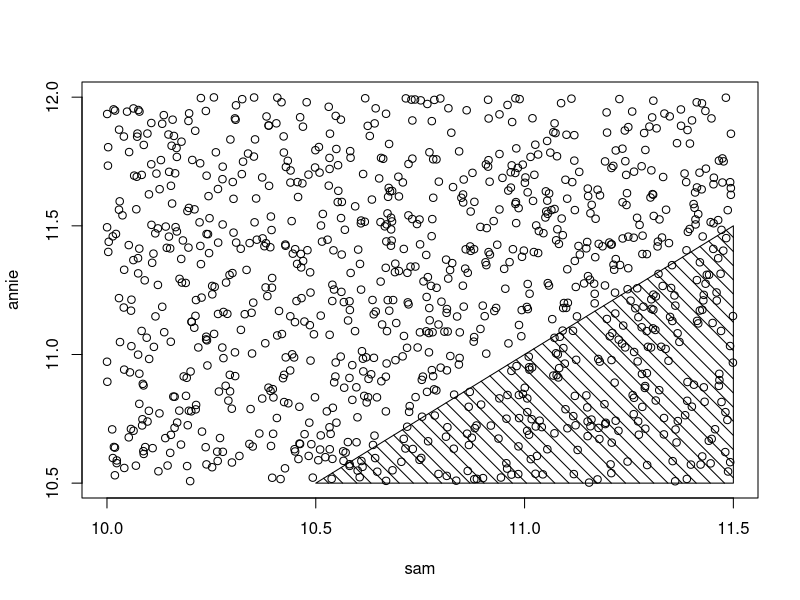
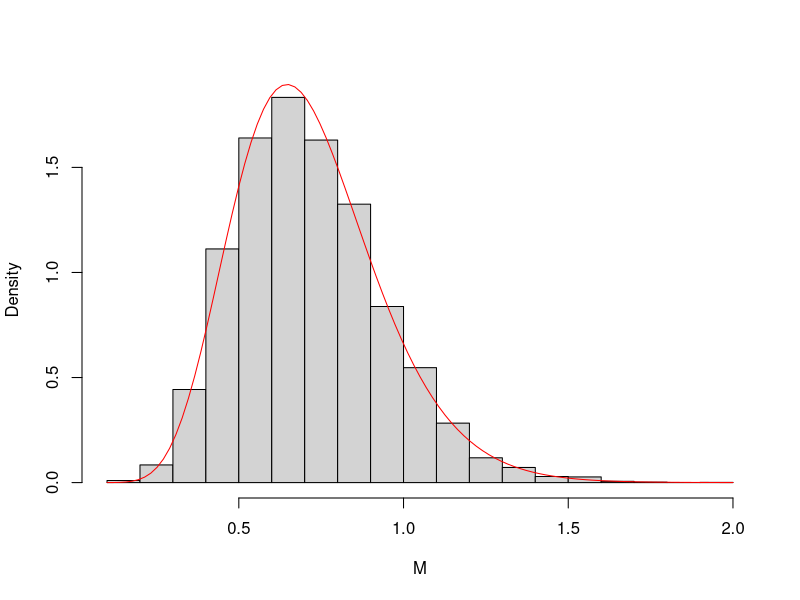
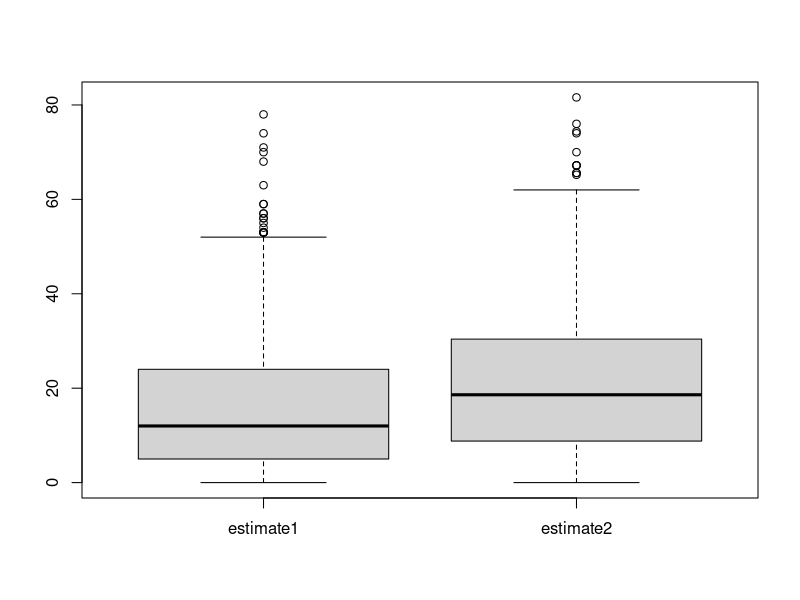

The R source for these figures, in order:
###############################################
###   MONTE CARLO METHODS IN INFERENCE      ###
###############################################

# Monte Carlo Methods may refer to any method in
# statistical inference or numerical analysis 
# where simulation is used.

# Here we just look at inference.
# Can use MC to estimate parameters of sampling
# distribution of a statistic, mean squared 
# error (MSE), percentiles, or other measures 
# of interest.

# In statistical inference there is uncertainty
# in an estimate. The methods we are going to 
# look at now use repeated sampling from a 
# given probability model, known as parametric 
# bootstrap, to investigate.

# We simulate the stochastic process that 
# generated the data, repeatedly drawing 
# samples under identical conditions.

# Other MC methods known as nonparametric 
# use repeated sampling from an observed sample.

### MONTE CARLO METHODS FOR ESTIMATION

## Let's begin with simply estimating a 
## probability. Sometimes this is referred 
## to as computing an expectation of a 
## random variable.

## If you have a random variable X with 
## a density function f(x) and we want to 
## compute the expectation of a function h(x)
## which models the probability of f(X),
## (or the area under the curve of f(x)), 
## then h(x) can be expressed as the integral
## of f(x).

## Sam and Annie from 'Sleepless in Seattle'

## Let A and S represent Sam's and Annie's 
## arrival times at the Empire State Building, 
## where we measure the arrival time as the
## number of hours after noon.

## We assume A and S are independent and 
## uniformly distributed and that Annie 
## arrives somewhere between 10:30 and midnight
## and Sam arrives somewhere between 10:00 and
## 11:30PM.

## Our Questions are:
# 1) What is the probability that Annie 
#    arrives before Sam?
# 2) What is expected difference in arrival 
#    times?

## FIRST QUESTION
# We simulate a large number of values from 
# distribution of (A,S) say, 1000,
# where A and S are independent:

sam = runif(1000, 10, 11.5)
annie = runif(1000, 10.5, 12)

# We want the probability P(A < S) which is 
# estimated by the proportion of simulated 
# pairs (a,s) where a is smaller than s

prob = sum(annie < sam) / 1000 # sum() is vectorized
prob

# [1] 0.224
# Estimated probability that Annie arrives 
# before Sam is 0.224

# shaded region shows area A < S

plot(sam,annie)
polygon(c(10.5, 11.5, 11.5, 10.5),
        c(10.5, 10.5, 11.5, 10.5), density = 10, angle = 135)

# standard error of this estimate is
sqrt(prob * (1 - prob) / 1000)
# [1] 0.01318423

## ESTIMATING AN EXPECTATION: Question #2
# What is the expected difference in the arrival 
# times?

# Annie more likely to arrive later, so we 
# model E(A-S)
difference = annie - sam

# Monte Carlo estimate is mean of these 
# differences
mc.est = mean(difference)
mc.est
# [1] 0.485206

# Estimated standard error is sd of diffs 
# divided by
# square root of simulation sample size:
se.est = sd(difference) / sqrt(1000)
c(mc.est, se.est)
# [1] 0.4852060 0.0194314

# So we estimate that Annie will arrive 0.485 
# hours after Sam arrives. Since standard error 
# is only 0.02 hours, we can be 95% confident 
# that the true difference is within 0.04 hours 
# of this estimate

#### GENERAL CASE WITH
#### STANDARD NORMAL DISTRIBUTIONS

# Suppose the X1, X2 are iid from a standard 
# normal distribution. We want to estimate 
# the mean difference E|X1 - X2| (expected 
# value of absolute difference)

### Example of Basic Monte Carlo estimation

# This one is easy. We generate a large number 
# of random samples of size 2 from a standard 
# normal distribution, then compute the 
# replicate pairs' mean differences, and then
# the mean of those differences.

m <- 1000
g <- numeric(m)
for (i in 1:m) {
  x <- rnorm(2)
  g[i] <- abs(x[1] - x[2])
}
est <- mean(g)
est

# [1] 1.098206
# this time we got 1.0982
# second time got 1.142562

# can prove by integration that it equals 
# 2/sqrt(pi) or 1.128379 and that the 
# variance is 2-4/(pi) and the standard
# error of the estimate is

sqrt(sum((g - mean(g))^2)) / m

# or [1] 0.02709247 is this example

### Example of Estimating the MSE of 
### a trimmed mean

# A trimmed mean can be used to estimate the 
# center of a continuous symmetric distribution 
# that is not normal

# You get a trimmed mean by averaging all but 
# the largest and smallest sample observations.

# Here the center is 0, we implement by writing 
# a for loop (could also use replicate() 
# function)

n <- 20   # vector is 20 long
m <- 1000 # go for 1000 replications
tmean <- numeric(m) # initialize numeric vector of 1000
for (i in 1:m) {  # loop through 1000 times
  x <- sort(rnorm(n)) # sort n is vector of 20
  tmean[i] <- sum(x[2:(n-1)]) / (n-2) # trim off 
}                                     # first & last
mse <- mean(tmean^2) # determine mse
mse
sqrt(sum((tmean - mean(tmean))^2)) / m    #se

# [1] 0.04978369 here mse is 0.049

# true mse Var(X)/n = 1/20 or 0.05 here

# standard error (est) is [1] 0.007055548

### Estimate MSE of trimmed median

# actually, median is a trimmed mean
# So here we repeat for the median

n <- 20
m <- 1000
tmean <- numeric(m)
for (i in 1:m) {
  x <- sort(rnorm(n))
  tmean[i] <- median(x) # only difference in this line
}
mse <- mean(tmean^2)
mse
sqrt(sum((tmean - mean(tmean))^2)) / m    #se

# here [1] 0.07411576 is median (est)

# and standard error (est) [1] 0.008608699

##### ESTIMATING A CONFIDENCE LEVEL

# Often need evaluate cdf of sampling distribution
# of a statistic, when density function is unknown.

# For example, often assume that sampled population
# is normally distributed. If population non-normal,
# true distribution of the estimator may be unknown.

# This is a problem of integration, when you can
# generate the distribution g(X) but the true
# function g(x) is unknown.

### Example of Confidence interval for variance

# Consider confidence interval for variance, is
# sensitive to mild departures from normality. Can
# use MC methods to estimate true confidence level
# when normal theory confidence interval for variance
# is applied to non-normal data.

# Here we calculate 95% Upper Confidence Limit (UCL)
# for random sample size n=20 from a n(0, var=4)
# distribution (sigma-squared is 4 in this case)

n <- 20      # sample size
alpha <- .05  # alpha when want 95% UCL
x <- rnorm(n, mean=0, sd=2) # normal, variance = 4
# qchisq() is quantile function for chi-sq dist w/ df
(UCL <- (n-1) * var(x) / qchisq(alpha, df=n-1))

# Do it several times, Upper Confidence Limit
# (UCL) all contain sigma-squared = 4

# If we do this large number of times, approximately
# 95% of the intervals should contain sigma-squared
# (=4) assuming sampled population is normal with a
# variance sigma-squared.

### Example of MC estimate of confidence level

# Simulation experiment: Repeat large number of times,
# compute the proportion of intervals that contain
# the target parameter

n <- 20
alpha <- .05
UCL <- replicate(1000, expr = { # we do above 1000 times
  x <- rnorm(n, mean = 0, sd = 2)
  (n-1) * var(x) / qchisq(alpha, df = n-1)
} )
# count the number of intervals that contain sigma^2=4
sum(UCL > 4)

# [1] 949

#or compute the mean to get the confidence level
mean(UCL > 4)

# [1] 0.949

# result is that 949 intervals satisfied (UCL > 4) so
# empirical confidence level is 94.9%, very close to
# theoretical value of 95%.

# Can show that standard error of the estimate
# at 95% UCL is exactly 0.00689

# Could also accomplish call above like this

# Use calcCI as function without replicate
calcCI <- function(n, alpha0) { # as a function
  y <- rnorm(n, mean = 0, sd = 2)
  return((n-1) * var(y) / qchisq(alpha, df = n-1))
} 

# put relicate, n, alpha here where call the function
UCL <- replicate(1000, expr = calcCI(n=20, alpha = .05))

# count the number of intervals that contain sigma^2=4
sum(UCL > 4)
mean(UCL > 4)

### Example of Empirical confidence level

# What happens is sampled population is non-normal?
# Suppose have sampled pop of chi-Sq(2) which has a
# variance of 4, but is distinctly non-normal.

# We simply repeat the simulation, replacing N(0,4)
# samples with Chi-Sq(2) samples

n <- 20
alpha <- .05
UCL <- replicate(1000, expr = {
  x <- rchisq(n, df = 2) # do not use rnorm() to sample
  (n-1) * var(x) / qchisq(alpha, df = n-1)
} )
sum(UCL > 4)
# [1] 794
mean(UCL > 4)
# [1] 0.794

# In this experiment, only 794 of the intervals contained
# the population variance, which is far less than the 95%
# coverage under normality.

## NOTE: all examples above are 'parametric' in sense that
## distribution of sampled population is specified. MC
## approach here is called 'parametric bootstrap'

## Is in contrast to the 'ordinary bootstrap' where samples
## are generated from observed samples where distribution 
## is NOT specified, is sometimes called 'non-parametric'
## and includes bootstrapping and jackknifing, which can
## also be used to estimate the bias and the standard
## error of an estimate.

## MORE ON SIMULATING SAMPLING DISTRIBUTION WITH MC
# Suppose observe a random sample y1,...,yn
# from exponential density function with unknown
# location parameter theta and you only observe
# sample median M

# simulate median for exponential function
sim.median = function(n)
  median(rexp(n))

# replicate 10000 times for a sample size of 21
M = replicate(10000, sim.median(21))

# draw histogram, use prob=TRUE so vertical
# axis is probability density function
hist(M, prob=TRUE, main="")

# to confirm simulated draws are from
# sampling density of M, we define samp.med()
# to compute exact density
samp.med = function(m, n){
  con = factorial(n) / factorial((n - 1) / 2)^2
  con * pexp(m)^((n - 1) / 2) * (1 - pexp(m))^((n - 1) / 2) * dexp(m)
}

# then use curve to overlay exact density on
# histogram of simulated sample, is a good fit
curve(samp.med(x, 21), add=TRUE, col="red")

## CONSTRUCTING A PERCENTILE CONF INTERVAL
# Suppose observe a random sample y1,...,yn
# from exponential density function with unknown
# location parameter theta and you only observe
# sample median M

# compute quantile for 90% CI
# in between %5 and 95%
quantile(M, c(0.05, 0.95))

#         5%       95% 
#  0.4011316 1.1062898 

# So 90% CI is (M-1.1062898,M-0.4011316)

# to illustrate using this CI, suppose we collect
# the following 31 exponential observations 
# stored in vector y (data is collected from
# exponential distribution with theta = 4.5)
y = c(6.11, 5.04, 4.83, 4.89, 4.97, 5.15, 7.98, 4.62,
      6.19, 4.58, 6.34, 4.54, 6.37, 5.64, 4.53, 4.68,
      5.17, 4.72, 5.06, 4.96, 4.70)

# what is the median?:
median(y)

# width of CI
c(median(y) - 1.1062898, median(y) - 0.4011316)

# actual value of theta is 4.5. If we repeated
# this procedure a large number of times, we
# would find that approximately 90% of the
# intervals would cover theta

## COMPARING ESTIMATORS: THE TAXI PROBLEM
# a person is wandering the streets of a city
# and notices the following numbers of 5 taxis
# that pass by: 34,100,65,81,120

# Can she make an intelligent guess at the number
# of taxis in the city?: Is a problem of statistical
# inference where population is collection of
# taxis driven in city and one wishes to know
# unknown number of taxis N

# Assume taxis are numbered 1 to N, each equally
# likely to be observed

# Consider two possible estimates: (1) the 
# largest taxi number observed; and (2) twice the
# sample mean. 

# Which is a better estimate of the number of
# taxis N?

# We compare these two estimators using a sim

# Simulate taxi numbers from a uniform dist
# with a known number of taxis N and compute
# the two estimates. Repeat many times and
# obtain two empirical sampling distributions.

# Then can compare the two estimators by 
# examining various properties of their respective
# sampling distributions

# taxi() function implements a single simulation.
# Two arguments: actual number of taxis N and
# sample size n. sample() function simulates 
# observed taxi numbers and values of the two
# estimates are stored in variables estimate1
# and estimate2.

taxi = function(N, n){
  y = sample(N, size=n, replace=TRUE)
  estimate1 = max(y)
  estimate2 = 2 * mean(y)
  c(estimate1=estimate1, estimate2=estimate2)
}

# Let's say actual number of taxis in city is 100
# and we observe numbers of n=5 taxis.
taxi(100, 5) # get values N1=95 N2=82.8

# Let's simulate sampling process 1000 times
EST = replicate(1000, taxi(100, 5))
str(EST) # matrix 2 rows (N1 and N2), 1000 cols
         # columns hold estimated values of N1
         # for 1000 simulated experiments.

## ESTIMATING BIAS

# Want "unbiasedness" which means average value
# of estimator will be equal to parameter.

# we know number of taxis to be 100 and know std err

# Here we estimate their bias and standard errors
c(mean(EST["estimate1", ]) -100, sd(EST["estimate1", ]) / sqrt(1000))
# [1] -16.3880000   0.4522433 # negative bias
c(mean(EST["estimate2", ]) -100, sd(EST["estimate2", ]) / sqrt(1000))
# [1] 1.3484000 0.8259659 # positive bias

# appears N2 is "less biased" but we can also
# compare them with respect to the mean distance
# from the parameter N (mean absolute error)

## ESTIMATING MEAN DISTANCE FROM TARGET
# Compute mean absolute error and draw boxplot
absolute.error = abs(EST - 100)
boxplot(t(absolute.error)) # N1=max(y) has smaller
                           # estimation errors

# Use apply() to find sample mean of the absolute
# errors, by estimating mean distance D
apply(t(absolute.error), 2, mean)
# estimate1 estimate2
#   16.3880   20.8476 # estimate1 better again 

# We can also use apply() to compute simulation
# standard error of these estimates
apply(t(absolute.error), 2, sd) / sqrt(1000)
# estimate1 estimate2
# 0.4522433 0.4989812 # estimate1 better again
                      # has smaller mean absolute
                      # error